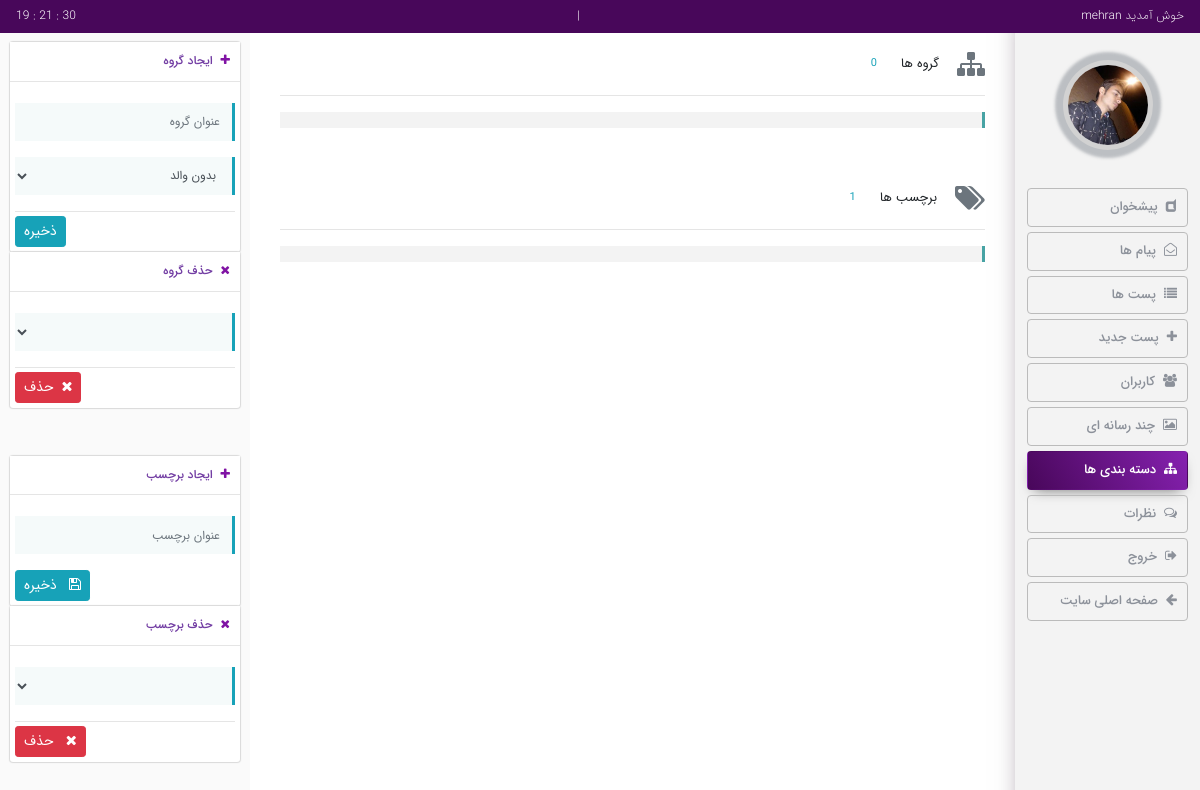
/cpanel/cpanel.php?action=categories (signed in), run on an earlier commit of the app's database.
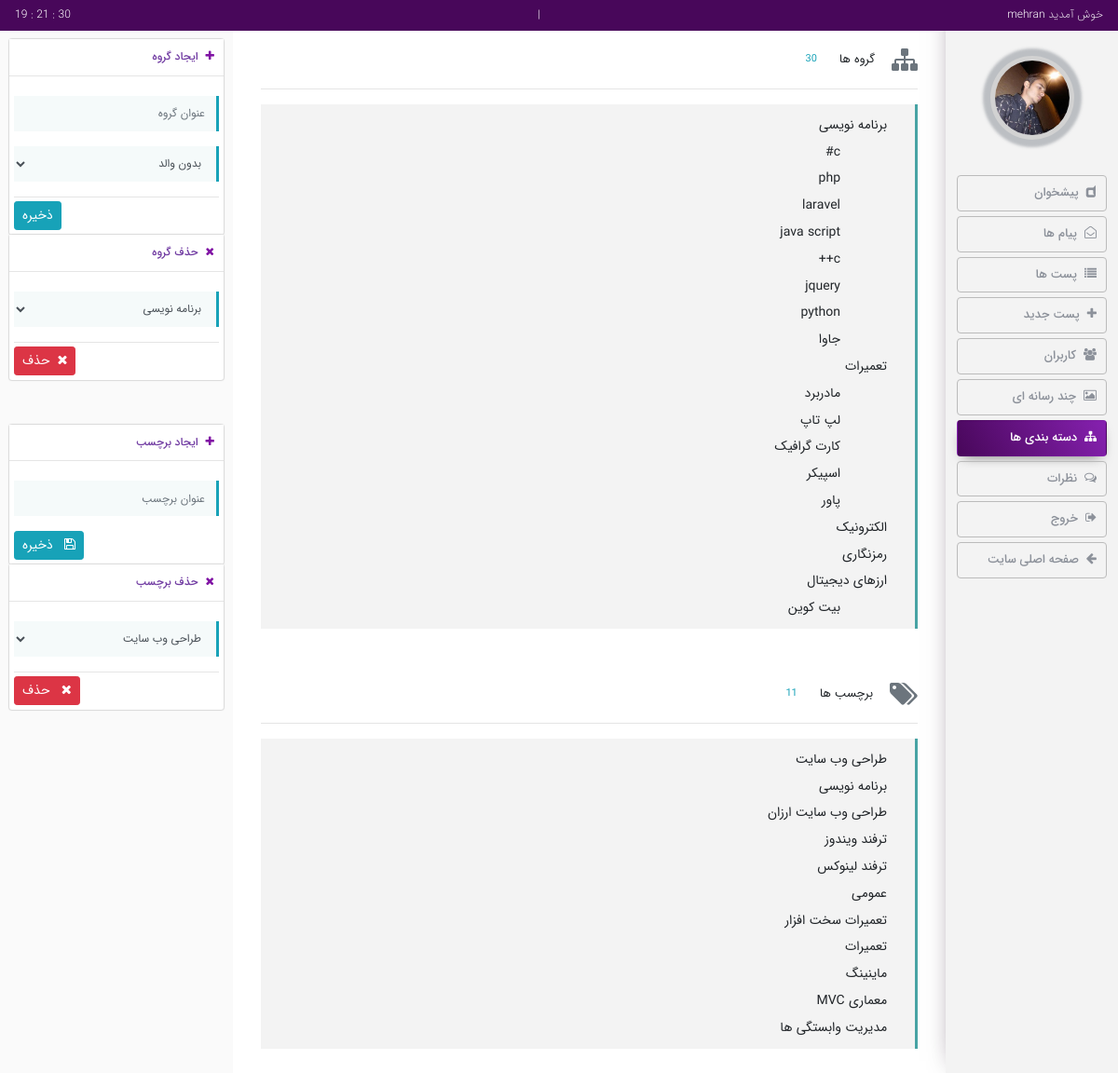
And on a later commit of the database.
### tables this page shows
CREATE TABLE IF NOT EXISTS `tbl_post_meta` (
  `id` int(11) NOT NULL AUTO_INCREMENT,
  `title` varchar(200) DEFAULT NULL,
  `parent` int(11) DEFAULT '0',
  `meta_type` varchar(45) DEFAULT 'category',
  PRIMARY KEY (`id`)
);

### cpanel/controllers/post_meta/index.php (called while the page is built, shortened)
<?php
require_once __DIR__ . "/../../views/post_meta/index.php";

### classes/PostMeta.php (called while the page is built, shortened)
<?php
class PostMeta extends Base
{
    public function __construct($a, $b, $c, $d){
        $this->id = (int)$a;
        $this->title = $b;
    }
    public function __get($property)
    {
        $data = ["id", "title", "parent", "meta_type"];
        if (in_array($property, $data))
            return $this->$property;
        else
            die("invalid key:'$property'");
    }
    public static function allCategoriesByParent($id)
    {
        $conn = self::connect();
        $stmt = $conn->prepare("CALL SP_PostMeta_AllCategoriesByParent(?)");
        $stmt->execute([$id]);
        if ($stmt->rowcount()){
            $post_metas = array();
            foreach ($stmt->fetchAll() as $row)
                $post_metas[] = new PostMeta(
                    $row['id'],
                    $row['title'],
                    $row['parent'],
                    $row['meta_type']
                );
            return $post_metas;
        }
        else
            return false;
    }
    public static function getCategoriesCount()
    {
        $conn = self::connect();
        $res = $conn->query("CALL SP_PostMeta_getCategoriescount()");
        if ($res->rowcount())
            return $res->fetchColumn();
        else
            return 0;
    }
    public static function allTags()
    {
        $conn = self::connect();
        $result = $conn->query("CALL SP_Tag_All()");
        if ($result->rowcount()){
            $post_metas = array();
            foreach ($result->fetchAll() as $row)
                $post_metas[] = new PostMeta(
                    $row['id'],
                    $row['title'],
                    $row['parent'],
                    $row['meta_type']
                );
            return $post_metas;
        }
        else
            return false;
    }
}

### cpanel/views/post_meta/index.php (the view, shortened to what this page needs)
<div id="categories-page" class="row">
    <div class="new-post-right col-9">
        <div class="mb-5">
            <div class="d-flex justify-content-start pt-2">
                <i class="fa fa-2x fa-sitemap text-secondary"></i>
                <span style="font-size:13px; margin-right:10px;">گروه ها</span>
                <span class="text-vvsm text-info pr-4"><?=PostMeta::getCategoriesCount()?></span>
            </div>
            <hr>
            <div id="show-cats">
                <ul class='shifttoleft1 p-2'>
                    <?php
                    $output = "";
                    if ($cats = PostMeta::allCategoriesByParent(0)){
                        foreach ($cats as $cat){
                            $output .= "<li>$cat->title</li>";
                            if ($childs1 = PostMeta::allCategoriesByParent($cat->id)){
                                $output .= "<ul class='shifttoleft2'>";
                                foreach ($childs1 as $cat){
                                    $output .= "<li>$cat->title</li>";
                                }
                                $output .= "</ul>";
                            }
                        }
                    }
                    echo $output;
                    ?>
                </ul>
            </div>
        </div>
        <div>
            <div class="d-flex justify-content-start pt-2">
                <i class="fa fa-2x fa-tags text-secondary"></i>
                <span style="font-size:13px; margin-right:10px;">برچسب ها</span>
                <span class="text-vvsm text-info pr-4"><?=count(PostMeta::allTags())?></span>
            </div>
            <hr>
            <div id="show-tags">
                <ul class='shifttoleft1 p-2'>
                    <?php
                    if ($tags = PostMeta::allTags())
                        foreach ($tags as $tag)
                            echo "<li> $tag->title </li>";
                    ?>
                </ul>
            </div>
        </div>
    </div>
    <div class="new-post-left col-3">
        <div>
            <div class="new-post-left-part mb-0">
                <form action="./controllers/post_meta/store.php?action=create_cat" method="POST">
                    <p class="n-p-l-title"><i class="fa fa-plus"></i>ایجاد گروه</p>
                    <hr class="mt-0">
                    <div class="n-p-l-body">
                        <input class="form-control input-create-category mb-3" type="text" name="cat_title" placeholder="عنوان گروه" autocomplete="off">
                        <select class="form-control input-create-category" name="cat_parent">
                            <option value="0">بدون والد</option>
                        </select>
                        <hr class="mb-1">
                        <div class="form-group d-flex justify-content-end mb-0">
                            <input type="submit" class="btn btn-sm btn-info text-vsm" value="ذخیره" />
                        </div>
                    </div>
                </form>
            </div>
            <div class="new-post-left-part mb-5">
                <form action="./controllers/post_meta/destroy.php" method="POST">
                    <p class="n-p-l-title"><i class="fa fa-remove"></i>حذف گروه</p>
                    <hr class="mt-0">
                    <div class="n-p-l-body">
                        <select class="select-cat form-control input-create-category" name="id">
                            <?php
                            $output = "";
                            if ($cats = PostMeta::allCategoriesByParent(0)){
                                foreach ($cats as $cat) {
                                    $output .= "<option value='$cat->id'>$cat->title</option>";
                                    if ($childs1 = PostMeta::allCategoriesByParent($cat->id)){
                                        foreach ($childs1 as $cat){
                                            $output .= "<option value='$cat->id'> _____ $cat->title</option>";
                                        }
                                    }
                                }
                            }
                            echo $output;
                            ?>
                        </select>
                        <hr class="mb-1">
                        <div class="form-group d-flex justify-content-end mb-0">
                            <button type="submit" class="btn btn-sm btn-danger text-vsm"><i class="fa fa-remove"></i>حذف</button>
                        </div>
                    </div>
                </form>
            </div>
        </div>
        <div>
            <div class="new-post-left-part mb-0">
                <form action="./controllers/post_meta/store.php?action=create_tag" method="POST">
                    <p class="n-p-l-title"><i class="fa fa-plus"></i>ایجاد برچسب</p>
                    <hr class="mt-0">
                    <div class="n-p-l-body">
                        <input class="form-control input-create-category mb-3" type="text" name="tag_title" placeholder="عنوان برچسب" autocomplete="off" >
                        <div class="form-group d-flex justify-content-end mb-0">
                            <button type="submit" class="btn btn-sm btn-info text-vsm">
                                <i class="fa fa-save"></i>
                                ذخیره
                            </button>
                        </div>
                    </div>
                </form>
            </div>
            <div class="new-post-left-part">
                <form action="./controllers/post_meta/destroy.php" method="POST">
                    <p class="n-p-l-title"><i class="fa fa-remove"></i>حذف برچسب</p>
                    <hr class="mt-0">
                    <div class="n-p-l-body">
                        <select class="select-cat form-control input-create-category" name="id">
                            <?php
                            if ($tags = PostMeta::allTags())
                                foreach ($tags as $tag)
                                    echo "<option value='$tag->id'>$tag->title</option>";
                            ?>
                        </select>
                        <hr class="mb-1">
                        <div class="form-group d-flex justify-content-end mb-0">
                            <button type="submit" class="btn btn-sm btn-danger text-vsm">
                                <i class="fa fa-remove"></i>
                                حذف
                            </button>
                        </div>
                    </div>
                </form>
            </div>
        </div>
    </div>
</div>

### cpanel/cpanel.php (shortened to what this page needs)
<!DOCTYPE html>
<html lang="en">
<head>
    <link rel="stylesheet" href="../styles/animate.bootstrap.owlCarousel.css">
    <link rel="stylesheet" href="../styles/font-awesome.min.css">
    <link rel="stylesheet" href="../styles/cpanel.css"/>
    <link rel="stylesheet" href="../styles/rtl.css"/>
</head>
<body>
<div id="body" class="container-fluid">
    <div id="topbar">
        <p>
            خوش آمدید
            <?=$_SESSION['u_name']?>
        </p>|
        <p id="time"></p>
    </div>
    <div id="wrapper">
        <div id="right">
            <div id="avatar-container"><img class="avatar-img" src="../includes/images/uploads/avatars/<?=$_SESSION['avatar']?>" alt="avatar" /></div>
            <ul class="list-group">
                <a class="list-item"  href="./cpanel.php?action=dashboard" id="l1"><i class="fa fa-dashcube"></i>پیشخوان</a>
                <a class="list-item"  href="./cpanel.php?action=messages" id="l2"><i class="fa fa-envelope-open-o"></i>پیام ها</a>
                <?php
                if ($_SESSION['u_type'] == 1) {
                ?>
                    <a class="list-item"  href="./cpanel.php?action=showposts" id="l3" ><i class="fa fa-list"></i>پست ها</a>
                    <a class="list-item"  href="./cpanel.php?action=newpost" id="l4" ><i class="fa fa-plus"></i>پست جدید</a>
                    <a class="list-item"  href="./cpanel.php?action=users" id="l5" ><i class="fa fa-users"></i>کاربران</a>
                    <a class="list-item"  href="./cpanel.php?action=multimedia" id="l6" ><i class="fa fa-picture-o"></i>چند رسانه ای</a>
                    <a class="list-item"  href="./cpanel.php?action=categories" id="l7" ><i class="fa fa-sitemap"></i>دسته بندی ها</a>
                    <a class="list-item"  href="./cpanel.php?action=comments" id="l8"> <i class="fa fa-comments-o"></i>نظرات</a>
                <?php
                }
                ?>
                <a class="list-item" href="./cpanel.php?action=signout" id="l9" ><i class="fa fa-sign-out"></i>خروج</a>
                <a class="list-item" href="../index.php" id="l10" ><i class="fa fa-arrow-left"></i>صفحه اصلی سایت</a>
            </ul>
        </div>
        <div id="main">
            <?php
            if (isset($_GET['action']) and $_GET['action'] == 'dashboard')
                include ("./controllers/dashboard/index.php");
            else if (isset($_GET['action']) and $_GET['action'] == 'messages')
                include("./views/message/index.php");
            else if (isset($_GET['action']) and $_GET['action'] == 'newpost')
                include("./views/post/create.php");
            else if (isset($_GET['action']) and $_GET['action'] == 'editpost')
                include ("./controllers/post/edit.php");
            else if (isset($_GET['action']) and $_GET['action'] == 'showposts')
                include("./controllers/post/index.php");
            else if (isset($_GET['action']) and $_GET['action'] == 'users')
                include ("./controllers/user/list.php");
            else if (isset($_GET['action']) and $_GET['action'] == 'multimedia')
                include ("./controllers/multimedia/index.php");
            else if (isset($_GET['action']) and $_GET['action'] == 'categories')
                include ("./controllers/post_meta/index.php");
            ?>
        </div>
    </div>
</div>
</body>
</html>

### styles/cpanel.css (style rules this page uses)
body { background-color: #e5e6e6; background-size: cover; position: relative; }
body:before { position: absolute; top: 0; right: 0; left: 0; min-height: 100vh; height: auto; }
a { color: black; }
p { margin-bottom: 0 !important; }
.text-vvsm { font-size: 11px !important; }
i { padding-left: .5rem; }
.list-item.active { border-color: lightgrey; }
.avatar-img { background-position: center; background-size: cover; overflow: hidden; width:100%; height:100%; border-radius: 50%; }
#body { padding: 0 !important; }
#topbar { position: fixed; right:0; top:0; z-index: 100000; display: flex; justify-content: space-between; width: 100%; padding: 2px 16px; font-weight: 200; font-size: 12px; color: white; background-color: rgb(72, 7, 90); }
#main { position: relative; margin-right: 185px; margin-top: 32px; padding: 10px 30px; background-color: #fff; box-shadow: 0 0 1px 1px lightgrey; font-size: 14px; min-height: 110vh; }
#right { position: fixed; z-index: 1000; top: 0; right: 0; bottom: 0; width: 185px; min-height: 100vh; padding: 4px; padding-top: 30px; background-color: #f3f3f3; box-shadow: 0 0 28px -13px rgba(30, 0, 30, 0.7); user-select: none !important; }
#right #avatar-container { margin: auto; margin-bottom: 30px; margin-top: 30px; width: 90px; height: 90px; text-align: center; border-radius: 50%; border:5px solid rgba(172, 172, 172, 0.54); box-shadow: 0 0 3px 8px rgba(134, 139, 148, 0.5); background-color: white; }
#right .list-group { padding: .5rem ; }
#right .list-item { border-radius: 4px; padding: 4px 10px; margin-bottom: 5px; font-size: 13px; font-weight: 500; color: #8c919a; border: 1px solid #bbbbbb; transition: .2s ease all; }
#right .list-item.active, .btn-3:hover { color: white !important; background: linear-gradient(60deg, #48075a, #8621b0) !important; box-shadow: 0 6px 14px -7px rgba(0, 0, 0, 0.6); border-color: transparent; }
#new-post, #categories-page { border-radius: 5px 5px 0 0; margin-left: -30px !important; }
.new-post-right { padding-left: 30px; }
.new-post-left { padding: 10px; margin-top: -10px; margin-bottom: -10px; min-height: 120vh; background-color: rgb(250, 250, 250); }
.new-post-left-part { user-select: none !important; background-color: #fff; box-shadow: 0 0 1px 1px #d9d9d9; min-height: 100px; margin-bottom: 40px; border-radius: 3px; }
.n-p-l-title { padding : 5px; padding-right: 10px; color: #723da3; font-size: 12px !important; font-weight: 500; background-color: #fff; }
.n-p-l-title i { padding-top: 6px; color: #8013a4; }
.n-p-l-body { padding: 5px; font-size: 13px; }
.shifttoleft1, .shifttoleft2, .shifttoleft3, .shifttoleft4, .shifttoleft5, .shifttoleft-tag { padding-right: 30px !important; transition-duration:.2s !important; }
.shifttoleft1 { background-color: rgba(133, 133, 133, 0.1); border-right: 3px solid #47a3a4; }
.shifttoleft2 { margin-right: 20px; }
ul { list-style-type: none; text-align: right; }
.input-create-category { outline: none !important; border: none !important; box-shadow: none !important; border-radius: 0 !important; border-right: 3px solid #17a2b8 !important; font-size: 12px !important; background-color: rgb(245, 250, 250); transition: .3s ease all; }

### styles/rtl.css (style rules this page uses)
body { direction: rtl; text-align: right; font-family: IranSans; line-height: 180%; }
.list-unstyled , .list-group , .list-inline , .nav , .navbar-nav , .carousel-indicators , .pagination { padding-right: 0; }

What changed in the data, as far as the page shows it:
added tbl_post_meta: title "برنامه نویسی"
added tbl_post_meta: title "c#", shown under "برنامه نویسی"
added tbl_post_meta: title "php", shown under "برنامه نویسی"
added tbl_post_meta: title "laravel", shown under "برنامه نویسی"
added tbl_post_meta: title "java script", shown under "برنامه نویسی"
added tbl_post_meta: title "c++", shown under "برنامه نویسی"
added tbl_post_meta: title "jquery", shown under "برنامه نویسی"
added tbl_post_meta: title "python", shown under "برنامه نویسی"
added tbl_post_meta: title "جاوا", shown under "برنامه نویسی"
added tbl_post_meta: title "تعمیرات"
added tbl_post_meta: title "مادربرد", shown under "تعمیرات"
added tbl_post_meta: title "لپ تاپ", shown under "تعمیرات"
added tbl_post_meta: title "کارت گرافیک", shown under "تعمیرات"
added tbl_post_meta: title "اسپیکر", shown under "تعمیرات"
added tbl_post_meta: title "پاور", shown under "تعمیرات"
added tbl_post_meta: title "الکترونیک"
added tbl_post_meta: title "رمزنگاری"
added tbl_post_meta: title "ارزهای دیجیتال"
added tbl_post_meta: title "بیت کوین", shown under "ارزهای دیجیتال"
added tbl_post_meta: title "طراحی وب سایت"
added tbl_post_meta: title "برنامه نویسی"
added tbl_post_meta: title "طراحی وب سایت ارزان"
added tbl_post_meta: title "ترفند ویندوز"
added tbl_post_meta: title "ترفند لینوکس"
added tbl_post_meta: title "عمومی"
added tbl_post_meta: title "تعمیرات سخت افزار"
added tbl_post_meta: title "تعمیرات"
added tbl_post_meta: title "ماینینگ"
added tbl_post_meta: title "معماری MVC"
added tbl_post_meta: title "مدیریت وابستگی ها"
Also different on the page:
PostMeta::getCategoriesCount(): "0" → "30"
count(PostMeta::allTags()): "1" → "11"
form field id: (not shown) → "برنامه نویسی"
form field id: (not shown) → "طراحی وب سایت"
